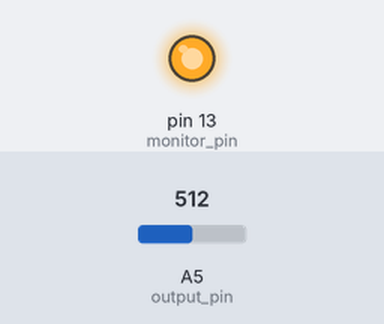
Bench run of a sketch on a simulated Arduino Uno, built with avr-gcc and run on an emulated ATmega328P. Shown: output pins drawn as LEDs (lit = HIGH). The test bench sets the inputs (shaded band); at power-on: A5 (output_pin) = 512.

Above: at 1.2 s.
1.3 s: A5 (output_pin) set to 986
4.3 s: A5 (output_pin) set to 1019
At 5.6 s:
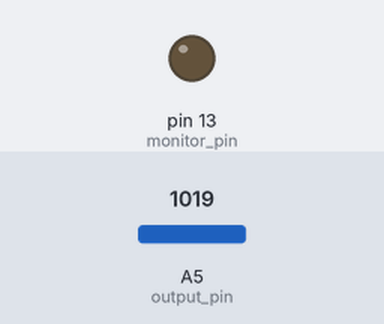
5.9 s: A5 (output_pin) set to 990
At 6.1 s:
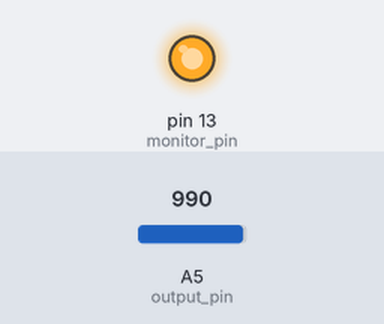
8.9 s: A5 (output_pin) set to 1010
At 10.3 s:
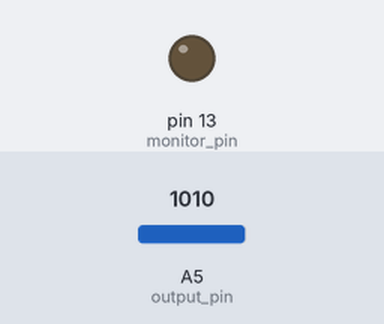
Timing chart, 0 to 11.4 s (numbered marks = the images above; inputs shaded):
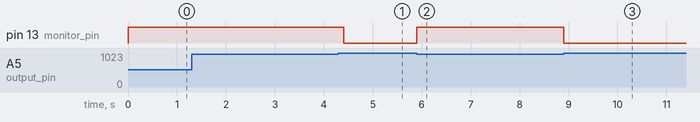

Measured:
- the behaviour switches between 1000 and 1001 on A5 (output_pin) (found by bisection; images 0 and 1)
- after the input at 4.3 s, pin 13 (monitor_pin): HIGH → LOW after 0.10 s
- after the input at 5.9 s, pin 13 (monitor_pin): LOW → HIGH at once
- after the input at 8.9 s, pin 13 (monitor_pin): HIGH → LOW at once

The sketch:

photo_trigger.ino
```cpp
/* Itay Mishan */

const uint8_t input_pin = 2;
const uint8_t output_pin = 19;
const uint8_t analog_pin = output_pin - 14; // analog 5
const uint8_t monitor_pin = 13;

// data

// larger values==more  sensitive
// maximum is 1023 == always triggered
// minimum is 0    == never  triggered
const int16_t threshhold = 1000;

const uint16_t trigger_delay_us = 10;
const uint16_t trigger_time_us = 20;
const uint16_t dead_time_ms = 200;

void init_monitor_pin() {
    pinMode(monitor_pin, OUTPUT);
    digitalWrite(monitor_pin, LOW);
}

void init_input_pin() {
    pinMode(input_pin, INPUT);
    digitalWrite(input_pin, LOW);
}

void init_output_pin() {
      pinMode(output_pin, INPUT);
      digitalWrite(output_pin, HIGH);
}

boolean not_triggered() {
    return analogRead(analog_pin) > threshhold;
}

void setup() {
    init_input_pin();
    init_output_pin();
    init_monitor_pin();
}

void loop() {
    while (not_triggered()) {}

    delayMicroseconds(trigger_delay_us);
    // close output low
    pinMode(output_pin, OUTPUT);
    digitalWrite(monitor_pin, HIGH);

    delayMicroseconds(trigger_time_us);
    // open  output
    pinMode(output_pin, INPUT);

    delay(dead_time_ms);
    digitalWrite(monitor_pin, LOW);
}
```
